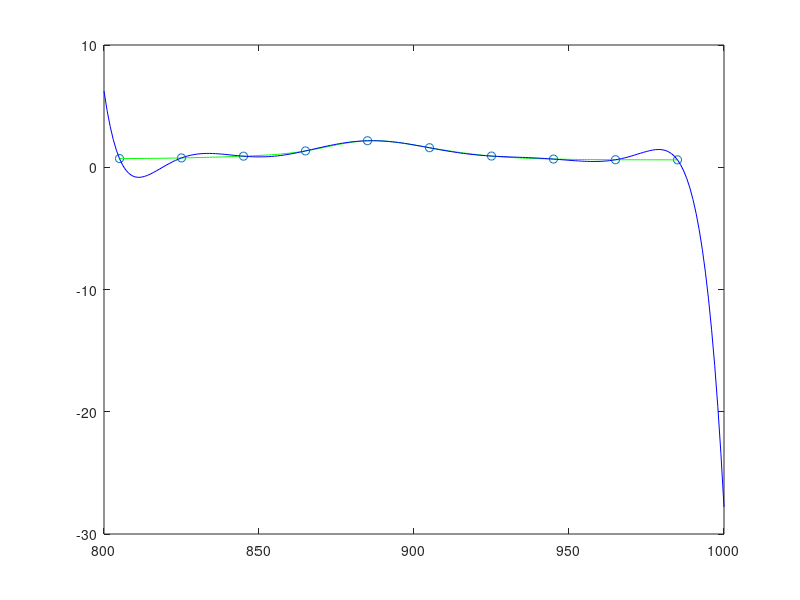

The MATLAB script that drew this image:
x = [805 825 845 865 885 905 925 945 965 985];
y = [0.710 0.763 0.907 1.336 2.169 1.598 0.916 0.672 0.615 0.606];
x_axis = 800: 1 : 1000;
y3 = interp1(x , y , x_axis ,'spline');

y9 = polyval(polyfit(x,y,9),x_axis);
plot(x , y ,'o', x_axis , y3, 'g', x_axis , y9 , 'b');

%the 9th order polynomial deviates more from the data set when
%interpolating.This is especialy apparent at the end values.

